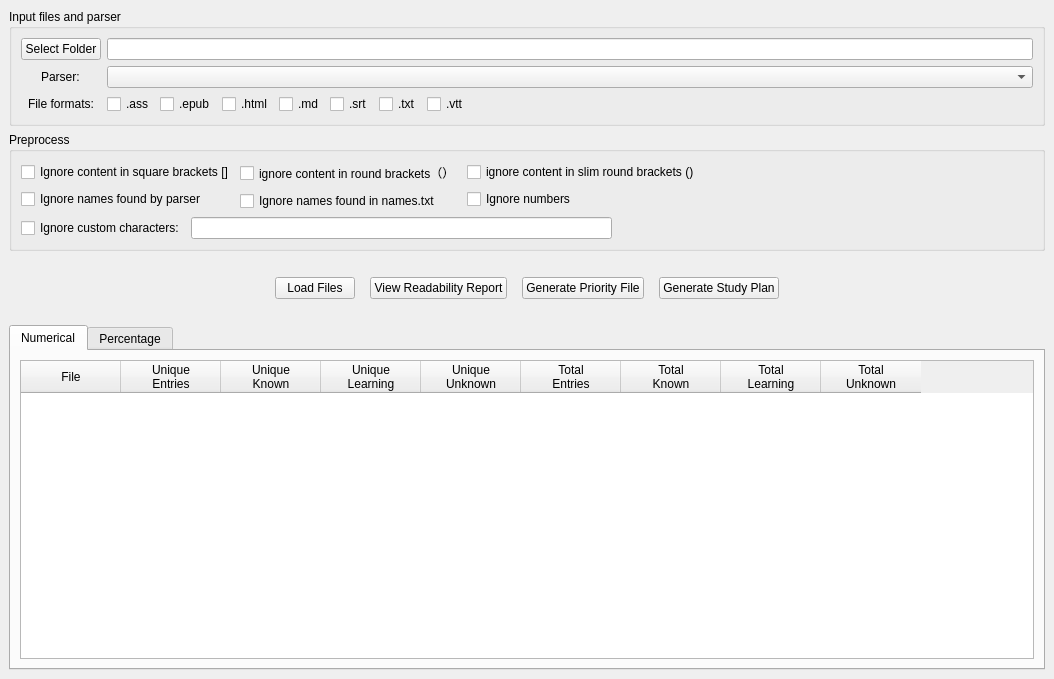
<?xml version="1.0" encoding="UTF-8"?>
<ui version="4.0">
 <class>GeneratorsWindow</class>
 <widget class="QMainWindow" name="GeneratorsWindow">
  <property name="geometry">
   <rect>
    <x>0</x>
    <y>0</y>
    <width>1054</width>
    <height>679</height>
   </rect>
  </property>
  <property name="windowTitle">
   <string>Generators</string>
  </property>
  <widget class="QWidget" name="centralwidget">
   <layout class="QVBoxLayout" name="verticalLayout_4">
    <item>
     <widget class="QGroupBox" name="groupBox">
      <property name="title">
       <string>Input files and parser</string>
      </property>
      <layout class="QVBoxLayout" name="verticalLayout_9">
       <item>
        <layout class="QHBoxLayout" name="horizontalLayout_3">
         <item>
          <layout class="QVBoxLayout" name="verticalLayout">
           <item>
            <widget class="QPushButton" name="selectFolderPushButton">
             <property name="text">
              <string>Select Folder</string>
             </property>
            </widget>
           </item>
           <item alignment="Qt::AlignHCenter">
            <widget class="QLabel" name="label">
             <property name="text">
              <string>Parser:</string>
             </property>
            </widget>
           </item>
           <item alignment="Qt::AlignHCenter">
            <widget class="QLabel" name="label_2">
             <property name="text">
              <string>File formats:</string>
             </property>
            </widget>
           </item>
          </layout>
         </item>
         <item>
          <layout class="QVBoxLayout" name="verticalLayout_2">
           <item>
            <widget class="QLineEdit" name="inputDirLineEdit"/>
           </item>
           <item>
            <layout class="QHBoxLayout" name="horizontalLayout_2">
             <item>
              <widget class="QComboBox" name="morphemizerComboBox"/>
             </item>
            </layout>
           </item>
           <item>
            <layout class="QHBoxLayout" name="horizontalLayout">
             <item>
              <widget class="QCheckBox" name="assFilesCheckBox">
               <property name="text">
                <string>.ass</string>
               </property>
              </widget>
             </item>
             <item>
              <widget class="QCheckBox" name="epubFilesCheckBox">
               <property name="text">
                <string>.epub</string>
               </property>
              </widget>
             </item>
             <item>
              <widget class="QCheckBox" name="htmlFilesCheckBox">
               <property name="text">
                <string>.html</string>
               </property>
              </widget>
             </item>
             <item>
              <widget class="QCheckBox" name="mdFilesCheckBox">
               <property name="text">
                <string>.md</string>
               </property>
              </widget>
             </item>
             <item>
              <widget class="QCheckBox" name="srtFilesCheckBox">
               <property name="text">
                <string>.srt</string>
               </property>
              </widget>
             </item>
             <item>
              <widget class="QCheckBox" name="txtFilesCheckBox">
               <property name="text">
                <string>.txt</string>
               </property>
              </widget>
             </item>
             <item>
              <widget class="QCheckBox" name="vttFilesCheckBox">
               <property name="text">
                <string>.vtt</string>
               </property>
              </widget>
             </item>
             <item>
              <spacer name="horizontalSpacer">
               <property name="orientation">
                <enum>Qt::Horizontal</enum>
               </property>
               <property name="sizeHint" stdset="0">
                <size>
                 <width>40</width>
                 <height>20</height>
                </size>
               </property>
              </spacer>
             </item>
            </layout>
           </item>
          </layout>
         </item>
        </layout>
       </item>
      </layout>
     </widget>
    </item>
    <item>
     <widget class="QGroupBox" name="groupBox_2">
      <property name="title">
       <string>Preprocess</string>
      </property>
      <layout class="QVBoxLayout" name="verticalLayout_5">
       <item>
        <layout class="QHBoxLayout" name="horizontalLayout_5">
         <item>
          <layout class="QVBoxLayout" name="verticalLayout_10">
           <item>
            <widget class="QCheckBox" name="squareBracketsCheckBox">
             <property name="text">
              <string>Ignore content in square brackets []</string>
             </property>
            </widget>
           </item>
           <item>
            <widget class="QCheckBox" name="namesMorphemizerCheckBox">
             <property name="text">
              <string>Ignore names found by parser</string>
             </property>
            </widget>
           </item>
          </layout>
         </item>
         <item>
          <layout class="QVBoxLayout" name="verticalLayout_3">
           <item>
            <widget class="QCheckBox" name="roundBracketsCheckBox">
             <property name="text">
              <string>ignore content in round brackets（）</string>
             </property>
            </widget>
           </item>
           <item>
            <widget class="QCheckBox" name="namesFileCheckBox">
             <property name="text">
              <string>Ignore names found in names.txt</string>
             </property>
            </widget>
           </item>
          </layout>
         </item>
         <item>
          <layout class="QVBoxLayout" name="verticalLayout_8">
           <item>
            <widget class="QCheckBox" name="slimRoundBracketsCheckBox">
             <property name="text">
              <string>ignore content in slim round brackets ()</string>
             </property>
            </widget>
           </item>
           <item>
            <widget class="QCheckBox" name="numbersCheckBox">
             <property name="text">
              <string>Ignore numbers</string>
             </property>
            </widget>
           </item>
          </layout>
         </item>
         <item>
          <spacer name="horizontalSpacer_2">
           <property name="orientation">
            <enum>Qt::Horizontal</enum>
           </property>
           <property name="sizeHint" stdset="0">
            <size>
             <width>40</width>
             <height>20</height>
            </size>
           </property>
          </spacer>
         </item>
        </layout>
       </item>
       <item>
        <layout class="QHBoxLayout" name="horizontalLayout_4">
         <item>
          <widget class="QCheckBox" name="customCharactersCheckBox">
           <property name="text">
            <string>Ignore custom characters:</string>
           </property>
          </widget>
         </item>
         <item>
          <widget class="QLineEdit" name="customCharactersLineEdit"/>
         </item>
         <item>
          <spacer name="horizontalSpacer_5">
           <property name="orientation">
            <enum>Qt::Horizontal</enum>
           </property>
           <property name="sizeHint" stdset="0">
            <size>
             <width>40</width>
             <height>20</height>
            </size>
           </property>
          </spacer>
         </item>
        </layout>
       </item>
      </layout>
     </widget>
    </item>
    <item>
     <layout class="QHBoxLayout" name="horizontalLayout_7">
      <property name="spacing">
       <number>15</number>
      </property>
      <property name="topMargin">
       <number>20</number>
      </property>
      <property name="bottomMargin">
       <number>20</number>
      </property>
      <item>
       <spacer name="horizontalSpacer_4">
        <property name="orientation">
         <enum>Qt::Horizontal</enum>
        </property>
        <property name="sizeHint" stdset="0">
         <size>
          <width>40</width>
          <height>20</height>
         </size>
        </property>
       </spacer>
      </item>
      <item>
       <widget class="QPushButton" name="loadFilesPushButton">
        <property name="text">
         <string>Load Files</string>
        </property>
       </widget>
      </item>
      <item>
       <widget class="QPushButton" name="viewReportPushButton">
        <property name="text">
         <string>View Readability Report</string>
        </property>
       </widget>
      </item>
      <item>
       <widget class="QPushButton" name="generatePriorityFilePushButton">
        <property name="text">
         <string>Generate Priority File</string>
        </property>
       </widget>
      </item>
      <item>
       <widget class="QPushButton" name="generateStudyPlanPushButton">
        <property name="text">
         <string>Generate Study Plan</string>
        </property>
       </widget>
      </item>
      <item>
       <spacer name="horizontalSpacer_3">
        <property name="orientation">
         <enum>Qt::Horizontal</enum>
        </property>
        <property name="sizeHint" stdset="0">
         <size>
          <width>40</width>
          <height>20</height>
         </size>
        </property>
       </spacer>
      </item>
     </layout>
    </item>
    <item>
     <widget class="QTabWidget" name="tablesTabWidget">
      <property name="currentIndex">
       <number>0</number>
      </property>
      <widget class="QWidget" name="tab">
       <attribute name="title">
        <string>Numerical</string>
       </attribute>
       <layout class="QVBoxLayout" name="verticalLayout_6">
        <item>
         <widget class="QTableWidget" name="numericalTableWidget">
          <column>
           <property name="text">
            <string>File</string>
           </property>
          </column>
          <column>
           <property name="text">
            <string>Unique
Entries</string>
           </property>
          </column>
          <column>
           <property name="text">
            <string>Unique 
Known</string>
           </property>
          </column>
          <column>
           <property name="text">
            <string>Unique
Learning</string>
           </property>
          </column>
          <column>
           <property name="text">
            <string>Unique
Unknown</string>
           </property>
          </column>
          <column>
           <property name="text">
            <string>Total
Entries</string>
           </property>
          </column>
          <column>
           <property name="text">
            <string>Total
Known</string>
           </property>
          </column>
          <column>
           <property name="text">
            <string>Total
Learning</string>
           </property>
          </column>
          <column>
           <property name="text">
            <string>Total
Unknown</string>
           </property>
          </column>
         </widget>
        </item>
       </layout>
      </widget>
      <widget class="QWidget" name="tab_2">
       <attribute name="title">
        <string>Percentage</string>
       </attribute>
       <layout class="QVBoxLayout" name="verticalLayout_7">
        <item>
         <widget class="QTableWidget" name="percentTableWidget">
          <column>
           <property name="text">
            <string>File</string>
           </property>
          </column>
          <column>
           <property name="text">
            <string>Unique
Entries</string>
           </property>
          </column>
          <column>
           <property name="text">
            <string>Unique 
Known</string>
           </property>
          </column>
          <column>
           <property name="text">
            <string>Unique
Learning</string>
           </property>
          </column>
          <column>
           <property name="text">
            <string>Unique
Unknown</string>
           </property>
          </column>
          <column>
           <property name="text">
            <string>Total
Entries</string>
           </property>
          </column>
          <column>
           <property name="text">
            <string>Total
Known</string>
           </property>
          </column>
          <column>
           <property name="text">
            <string>Total
Learning</string>
           </property>
          </column>
          <column>
           <property name="text">
            <string>Total
Unknown</string>
           </property>
          </column>
         </widget>
        </item>
       </layout>
      </widget>
     </widget>
    </item>
   </layout>
  </widget>
 </widget>
 <resources/>
 <connections/>
</ui>
